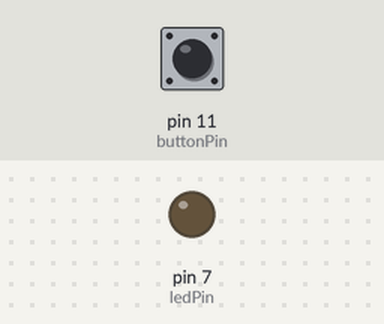
Bench run of a program on a simulated Raspberry Pi (header pin numbers). Parts: output pins drawn as LEDs (lit = HIGH). The inputs (shaded band) are chosen by the test bench; at power-on: pin 11 (buttonPin) HIGH.

Above: at 1.2 s.
1.3 s: pin 11 (buttonPin) pulled LOW for 0.15 s
At 1.4 s:
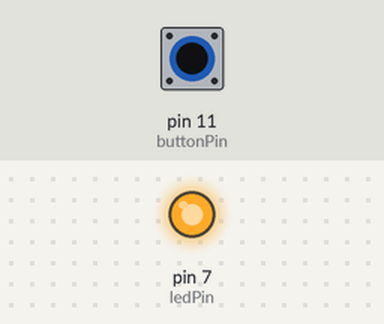
3.0 s: pin 11 (buttonPin) pulled LOW for 3.2 s
At 7.5 s:
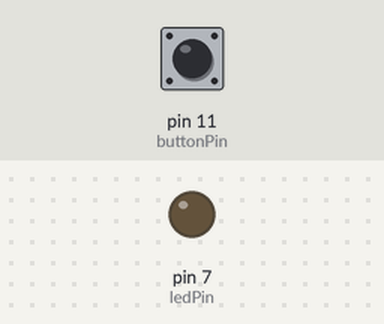
Timing chart, 0 to 9.0 s (numbered marks = the images above; inputs shaded):
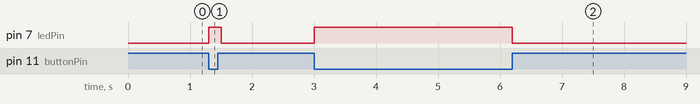

Measured:
- after the input at 1.3 s, pin 7 (ledPin): LOW → HIGH at once, → LOW 0.20 s later
- after the input at 3.0 s, pin 7 (ledPin): LOW → HIGH at once, → LOW 3.2 s later

The program:

oushbuttonled.py
```python
# -*- coding: utf-8 -*-
#Definindo da biblioteca GPIO
import RPi.GPIO as GPIO
from time import sleep

#Aqui definimos que vamos usar o numero de ordem do pino, e não o numero que refere a porta
#Para usar o numero da porta, é preciso trocar a definição "GPIO.BOARD (ex. Pino 12)" para "GPIO.BCM (ex.GPIO 18)"
GPIO.setmode(GPIO.BOARD)

# Setando as portas de entrada e saída
ledPin = 7
buttonPin = 11
GPIO.setup(ledPin, GPIO.OUT)
GPIO.setup(buttonPin, GPIO.IN, pull_up_down = GPIO.PUD_UP)
GPIO.output(ledPin, False)

#Loop principal (Laço indefinido)
try:
    while(True):
        GPIO.output(ledPin, not GPIO.input(buttonPin))
        sleep(.1)
finally:
    GPIO.output(ledPin, False)
    GPIO.cleanup()
```
